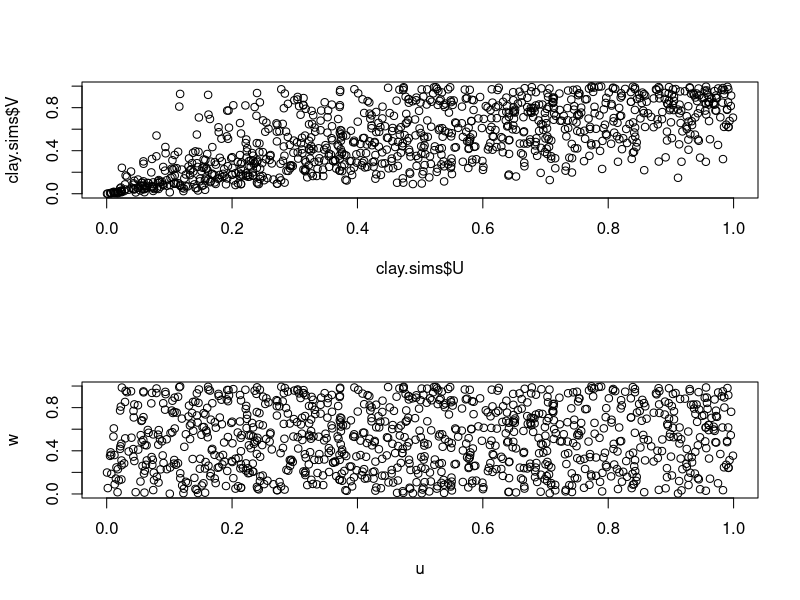
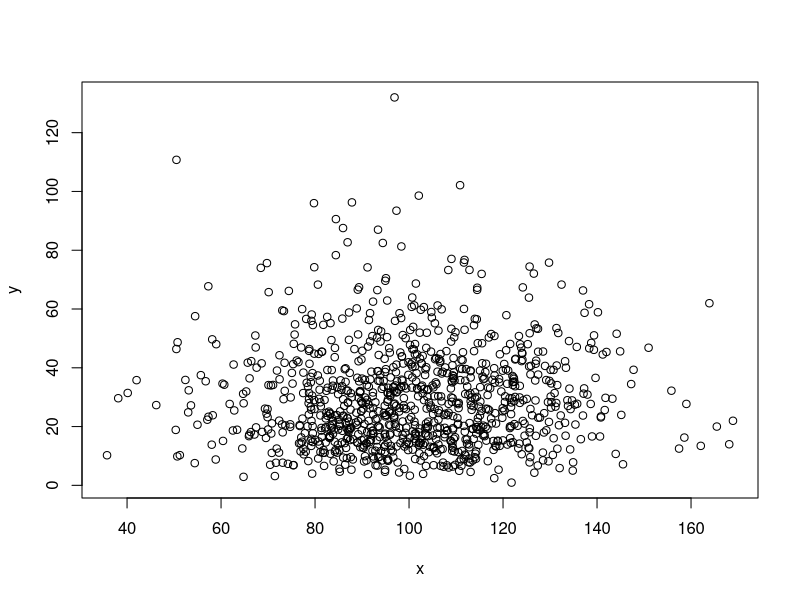
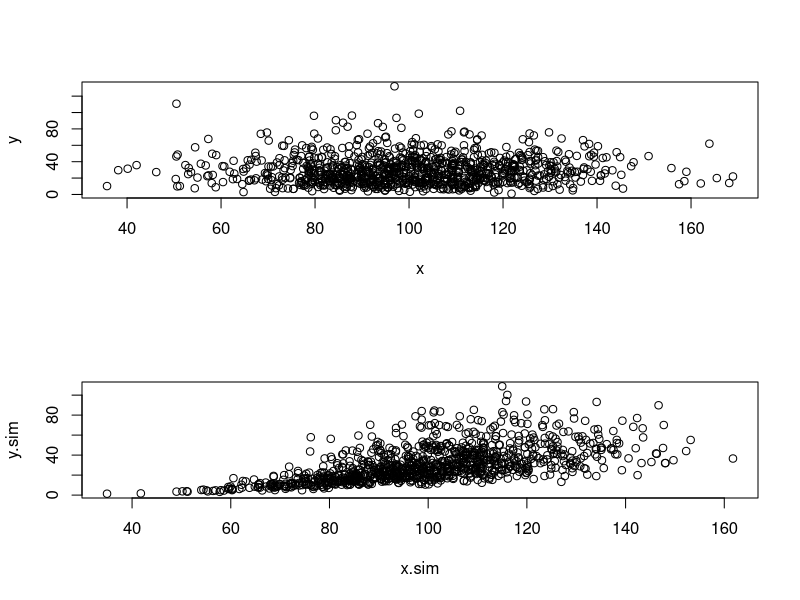
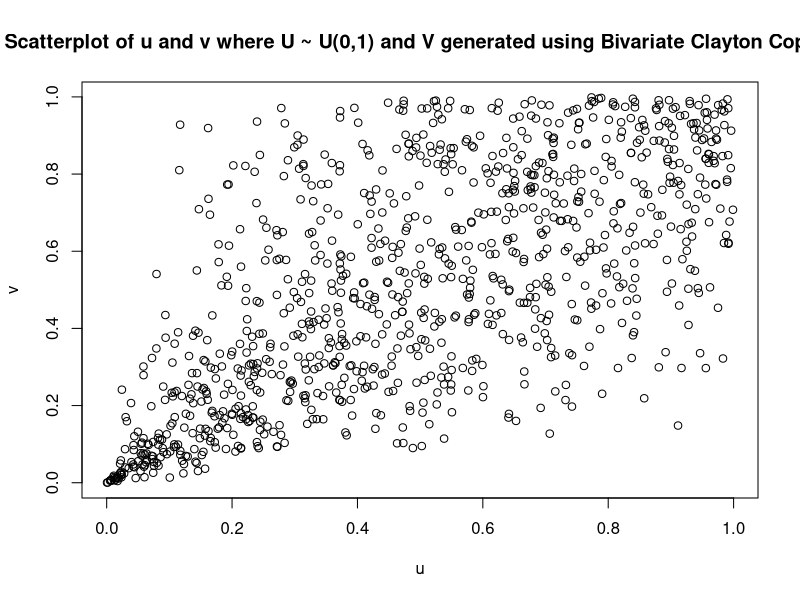
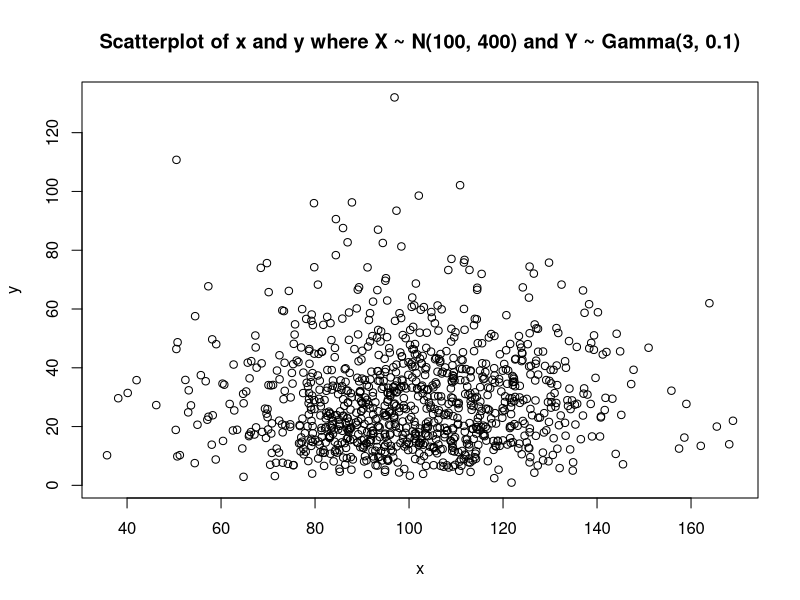
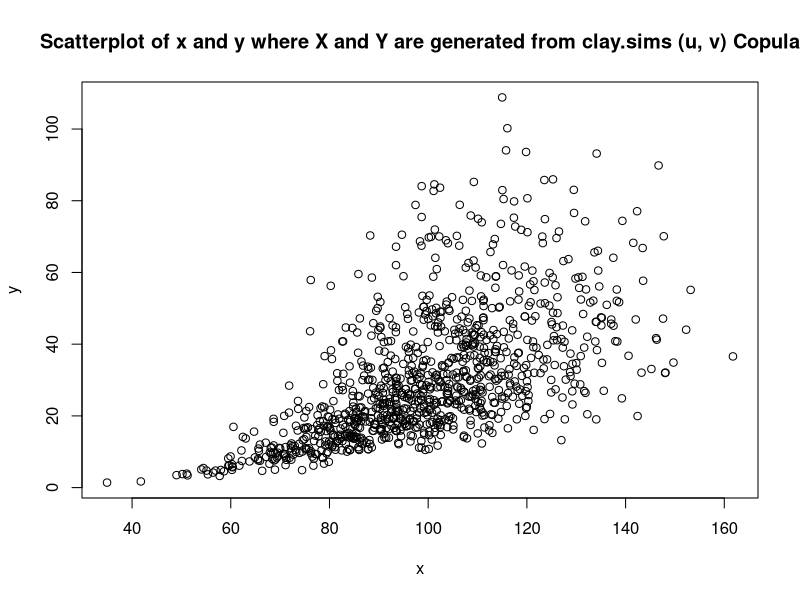
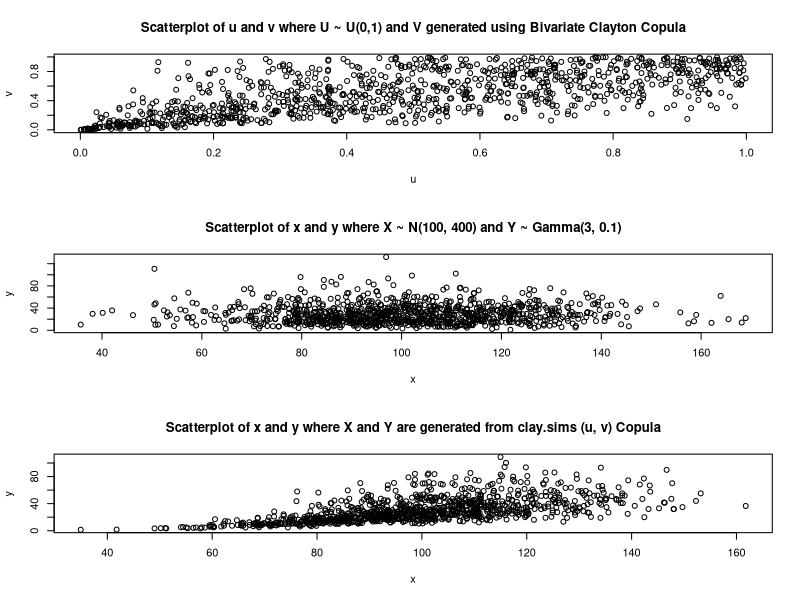

Recreate these plots in R, in order.
# setwd("C:\\Users\\User\\OneDrive\\Desktop\\IFoA PBOR\\CS2\\CS2 Paper B\\PBOR\\17 Copulas")

# Exercise 1
# Clayton Coupula

clayton=function(u, v, alpha){
	(u^(-alpha) + V^(-alpha) - 1)^(-1/alpha)
	}

n=1000

set.seed(1729)
u=runif(n, 0, 1)
w=runif(n, 0, 1)

alpha = 2

v=((w^(-alpha/(alpha+1)) - 1)*u^(-alpha) + 1)^(-1/alpha)

clay.sims=data.frame(U=u, V=v)
head(clay.sims, 5)

par(mfrow=c(2,1))
plot(clay.sims$U, clay.sims$V)
plot(u,w)
par(mfrow=c(1,1))

# There is clear signs of lower tail dependence with the Clayton Copula -> The reference plot below shows u, w are fairly independent

# Given the theoretical value of Kendall's rank correlation coefficient = 0.5 and theoretical value of Spearman's rank correlation = 0.6829

kendalls.tau = cor(clay.sims$U, clay.sims$V, method="kendall")
spearmans.rho = cor(clay.sims$U, clay.sims$V, method="spearman")

kendalls.tau; spearmans.rho

# As expected, all 3 correlation coefficients are positive -> look at the slope of the scatterplot -> the expectation is a positive relationship
# Kendalls tau and Spearmans rho are close to theoretical values -> good
# Variation is due to the sample size

# Exercise 2

# X ~ N(100, 400) - sig=sqrt(400)
# Y ~ Gamma(3, 0.1)

# The joint distribution of X and Y initially modelled as independent
n=1000

set.seed(1337)
x = rnorm(n, 100, sqrt(400))
y = rgamma(n, 3, 0.1)

head(x); head(y)

plot(x,y)

xy.sim = data.frame(X.sim=qnorm(clay.sims$U, 100, sqrt(400)), Y.sim=qgamma(clay.sims$V, 3, 0.1))
head(xy.sim)

x.sim=xy.sim$X.sim; y.sim=xy.sim$Y.sim

par(mfrow=c(2,1))
plot(x,y)
plot(x.sim, y.sim)
par(mfrow=c(1,1))

# The indepedence scatterplot hardly shows an association
# -> The use of the Clayton Coula has introduce lower tail dependence
# -> There is now a broad association between the variables
# -> However, from the plot, we see the association weaken (look at top right hand corner) -> inidication of no upper-tail dependence
# -> Even though there is lower tail dependence, it isn't as extreme as the first Clayton graph we showed -> This is due to the marginal distributions of the RVs
# -> Be careful -> even though we used Clayton with alpha = 2, it doesn't mean that we've pulled the the joins distribution to towards the lower left ->
# -> rather more likely to experience low values of both X and Y -> When X is low, likely that Y is low (and vice versa)



# List all objects in the current workspace
ls()

# Clear all variables
rm(list = ls())

# Verify that all variables have been cleared
ls()


#########################################################################################

# Exercise 1
# Bivariate Clayton Copula ->
# C(u, v) = (u^-a + v^-a - 1)^(-1/a)


clay.pair = function(n, a){

	sim = data.frame(u = numeric(n), v = numeric(n))

	sim$u = runif(n, 0, 1)
	w = runif(n, 0, 1)

	sim$v = ((w^(-a/(a+1)) - 1) * sim$u^(-a) + 1 )^(-1/a)

	sim
	}
	
# (u,v) -> simulated pair from Clayton copula with parameter a > 0


set.seed(1729)
clay.sims = clay.pair(1000, a = 2)

head(clay.sims, 5)

plot(clay.sims$u, clay.sims$v, xlab = "u", ylab = "v", main = "Scatterplot of u and v where U ~ U(0,1) and V generated using Bivariate Clayton Copula")
# Should expect lower tail dependence with Clayton Copula -> observed
# Gumbel -> Upper tail dependence
# Frank -> No tail dependence

a = 2
k.tau = 0.5 # theoretical value
spear.rank = 0.6829 # theoretical value

# from the simulated values ->
clay.sims.k.tau = cor(clay.sims, method = "kendall")
clay.sims.spear.rank = cor(clay.sims, method = "spearman")
clay.sims.pearson = cor(clay.sims, method = "pearson")

clay.sims.k.tau # -> 0.4876917
clay.sims.spear.rank # -> 0.6690138
clay.sims.pearson # -> 0.667249

# Values are close to the theoretical -> may differ because of sampling error and that generating independent random numbers on a pc is not truly independent
# All values are positive and less than one -> shows a positive relationship between u and v
# Also check the sample size -> sampling error from a small sample size

# X ~ N(100, 400) and Y ~ Gamma(3, 0.1)
# marginal RVs 

# Initially will model the joint distribution as being independent

set.seed(1337)

x = rnorm(1000, 100, sqrt(400))
y = rgamma(1000, 3, 0.1)

sim.xy = data.frame(x, y)
head(sim.xy, 5)
plot(sim.xy$x, sim.xy$y, xlab = "x", ylab = "y", main = "Scatterplot of x and y where X ~ N(100, 400) and Y ~ Gamma(3, 0.1)")
# Bunching of (x,y) pairs -> not truly independent but close enough


# Model joint distribution of X, Y using Clayton Bivariate Copula with a = 2
# Use clay.sims (u, v) values to generate variates for X and Y ->

clay.sim.xy = data.frame(x = qnorm(clay.sims$u, 100, sqrt(400)), y = qgamma(clay.sims$v, 3, 0.1))
head(clay.sim.xy, 5)

plot(clay.sim.xy$x, clay.sim.xy$y, xlab = "x", ylab = "y", main = "Scatterplot of x and y where X and Y are generated from clay.sims (u, v) Copula")
# Identify the lower tail dependence in X, Y 
# Obvious positive relationship between X and Y but for larger values of x any y the association fades a bit -> No upper tail dependence!


par(mfrow = c(3, 1))

plot(clay.sims$u, clay.sims$v, xlab = "u", ylab = "v", main = "Scatterplot of u and v where U ~ U(0,1) and V generated using Bivariate Clayton Copula")
plot(sim.xy$x, sim.xy$y, xlab = "x", ylab = "y", main = "Scatterplot of x and y where X ~ N(100, 400) and Y ~ Gamma(3, 0.1)")
plot(clay.sim.xy$x, clay.sim.xy$y, xlab = "x", ylab = "y", main = "Scatterplot of x and y where X and Y are generated from clay.sims (u, v) Copula")

par(mfrow = c(1, 1))

# List all objects in the current workspace
ls()

# Clear all variables
rm(list = ls())

# Verify that all variables have been cleared
ls()
